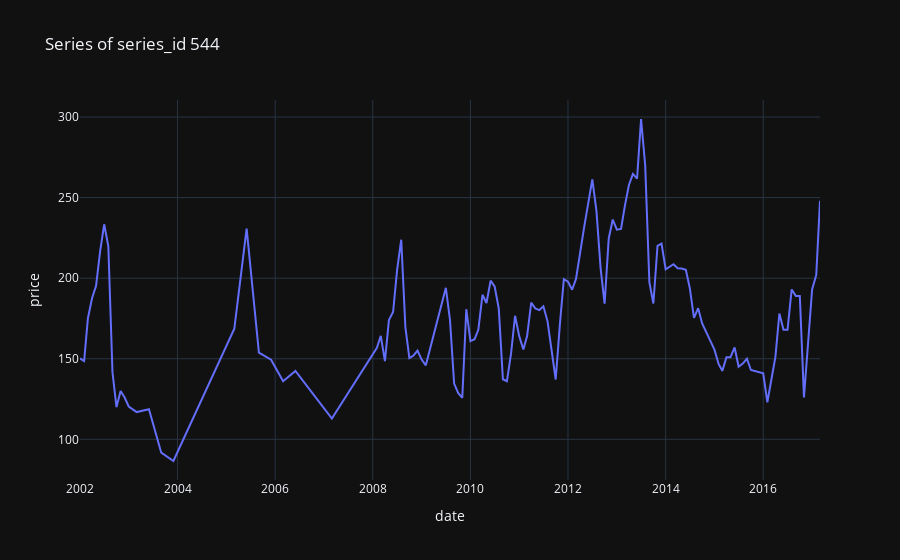

Notebook cell for this chart:
### Code cell
px.line(dataframe_to_adjust, x='date', y='price', title='Series of series_id 544')
